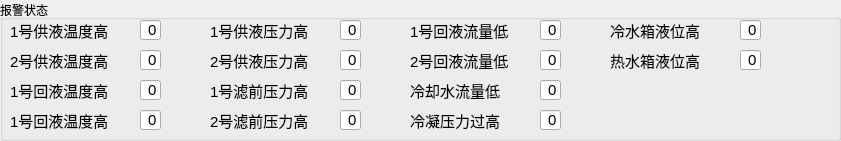
   <widget class="QGroupBox" name="GB_Altert">
    <property name="geometry">
     <rect>
      <x>200</x>
      <y>240</y>
      <width>841</width>
      <height>141</height>
     </rect>
    </property>
    <property name="title">
     <string>报警状态</string>
    </property>
    <widget class="QLineEdit" name="LE_Altert1">
     <property name="geometry">
      <rect>
       <x>140</x>
       <y>20</y>
       <width>21</width>
       <height>20</height>
      </rect>
     </property>
     <property name="font">
      <font>
       <pointsize>11</pointsize>
      </font>
     </property>
     <property name="text">
      <string>0</string>
     </property>
     <property name="alignment">
      <set>Qt::AlignRight|Qt::AlignTrailing|Qt::AlignVCenter</set>
     </property>
    </widget>
    <widget class="QLabel" name="Lab_Altert1">
     <property name="geometry">
      <rect>
       <x>10</x>
       <y>20</y>
       <width>121</width>
       <height>21</height>
      </rect>
     </property>
     <property name="font">
      <font>
       <pointsize>11</pointsize>
      </font>
     </property>
     <property name="text">
      <string>1号供液温度高</string>
     </property>
    </widget>
    <widget class="QLabel" name="Lab_Altert2">
     <property name="geometry">
      <rect>
       <x>10</x>
       <y>50</y>
       <width>121</width>
       <height>21</height>
      </rect>
     </property>
     <property name="font">
      <font>
       <pointsize>11</pointsize>
      </font>
     </property>
     <property name="text">
      <string>2号供液温度高</string>
     </property>
    </widget>
    <widget class="QLineEdit" name="LE_Altert2">
     <property name="geometry">
      <rect>
       <x>140</x>
       <y>50</y>
       <width>21</width>
       <height>20</height>
      </rect>
     </property>
     <property name="font">
      <font>
       <pointsize>11</pointsize>
      </font>
     </property>
     <property name="text">
      <string>0</string>
     </property>
     <property name="alignment">
      <set>Qt::AlignRight|Qt::AlignTrailing|Qt::AlignVCenter</set>
     </property>
    </widget>
    <widget class="QLabel" name="Lab_Altert3">
     <property name="geometry">
      <rect>
       <x>10</x>
       <y>80</y>
       <width>121</width>
       <height>21</height>
      </rect>
     </property>
     <property name="font">
      <font>
       <pointsize>11</pointsize>
      </font>
     </property>
     <property name="text">
      <string>1号回液温度高</string>
     </property>
    </widget>
    <widget class="QLineEdit" name="LE_Altert3">
     <property name="geometry">
      <rect>
       <x>140</x>
       <y>80</y>
       <width>21</width>
       <height>20</height>
      </rect>
     </property>
     <property name="font">
      <font>
       <pointsize>11</pointsize>
      </font>
     </property>
     <property name="text">
      <string>0</string>
     </property>
     <property name="alignment">
      <set>Qt::AlignRight|Qt::AlignTrailing|Qt::AlignVCenter</set>
     </property>
    </widget>
    <widget class="QLabel" name="Lab_Altert4">
     <property name="geometry">
      <rect>
       <x>10</x>
       <y>110</y>
       <width>121</width>
       <height>21</height>
      </rect>
     </property>
     <property name="font">
      <font>
       <pointsize>11</pointsize>
      </font>
     </property>
     <property name="text">
      <string>1号回液温度高</string>
     </property>
    </widget>
    <widget class="QLineEdit" name="LE_Altert4">
     <property name="geometry">
      <rect>
       <x>140</x>
       <y>110</y>
       <width>21</width>
       <height>20</height>
      </rect>
     </property>
     <property name="font">
      <font>
       <pointsize>11</pointsize>
      </font>
     </property>
     <property name="text">
      <string>0</string>
     </property>
     <property name="alignment">
      <set>Qt::AlignRight|Qt::AlignTrailing|Qt::AlignVCenter</set>
     </property>
    </widget>
    <widget class="QLabel" name="Lab_Altert5">
     <property name="geometry">
      <rect>
       <x>210</x>
       <y>20</y>
       <width>121</width>
       <height>21</height>
      </rect>
     </property>
     <property name="font">
      <font>
       <pointsize>11</pointsize>
      </font>
     </property>
     <property name="text">
      <string>1号供液压力高</string>
     </property>
    </widget>
    <widget class="QLineEdit" name="LE_Altert5">
     <property name="geometry">
      <rect>
       <x>340</x>
       <y>20</y>
       <width>21</width>
       <height>20</height>
      </rect>
     </property>
     <property name="font">
      <font>
       <pointsize>11</pointsize>
      </font>
     </property>
     <property name="text">
      <string>0</string>
     </property>
     <property name="alignment">
      <set>Qt::AlignRight|Qt::AlignTrailing|Qt::AlignVCenter</set>
     </property>
    </widget>
    <widget class="QLabel" name="Lab_Altert6">
     <property name="geometry">
      <rect>
       <x>210</x>
       <y>50</y>
       <width>121</width>
       <height>21</height>
      </rect>
     </property>
     <property name="font">
      <font>
       <pointsize>11</pointsize>
      </font>
     </property>
     <property name="text">
      <string>2号供液压力高</string>
     </property>
    </widget>
    <widget class="QLineEdit" name="LE_Altert6">
     <property name="geometry">
      <rect>
       <x>340</x>
       <y>50</y>
       <width>21</width>
       <height>20</height>
      </rect>
     </property>
     <property name="font">
      <font>
       <pointsize>11</pointsize>
      </font>
     </property>
     <property name="text">
      <string>0</string>
     </property>
     <property name="alignment">
      <set>Qt::AlignRight|Qt::AlignTrailing|Qt::AlignVCenter</set>
     </property>
    </widget>
    <widget class="QLineEdit" name="LE_Altert8">
     <property name="geometry">
      <rect>
       <x>340</x>
       <y>110</y>
       <width>21</width>
       <height>20</height>
      </rect>
     </property>
     <property name="font">
      <font>
       <pointsize>11</pointsize>
      </font>
     </property>
     <property name="text">
      <string>0</string>
     </property>
     <property name="alignment">
      <set>Qt::AlignRight|Qt::AlignTrailing|Qt::AlignVCenter</set>
     </property>
    </widget>
    <widget class="QLabel" name="Lab_Altert8">
     <property name="geometry">
      <rect>
       <x>210</x>
       <y>110</y>
       <width>121</width>
       <height>21</height>
      </rect>
     </property>
     <property name="font">
      <font>
       <pointsize>11</pointsize>
      </font>
     </property>
     <property name="text">
      <string>2号滤前压力高</string>
     </property>
    </widget>
    <widget class="QLabel" name="Lab_Altert7">
     <property name="geometry">
      <rect>
       <x>210</x>
       <y>80</y>
       <width>121</width>
       <height>21</height>
      </rect>
     </property>
     <property name="font">
      <font>
       <pointsize>11</pointsize>
      </font>
     </property>
     <property name="text">
      <string>1号滤前压力高</string>
     </property>
    </widget>
    <widget class="QLineEdit" name="LE_Altert7">
     <property name="geometry">
      <rect>
       <x>340</x>
       <y>80</y>
       <width>21</width>
       <height>20</height>
      </rect>
     </property>
     <property name="font">
      <font>
       <pointsize>11</pointsize>
      </font>
     </property>
     <property name="text">
      <string>0</string>
     </property>
     <property name="alignment">
      <set>Qt::AlignRight|Qt::AlignTrailing|Qt::AlignVCenter</set>
     </property>
    </widget>
    <widget class="QLineEdit" name="LE_Altert10">
     <property name="geometry">
      <rect>
       <x>540</x>
       <y>50</y>
       <width>21</width>
       <height>20</height>
      </rect>
     </property>
     <property name="font">
      <font>
       <pointsize>11</pointsize>
      </font>
     </property>
     <property name="text">
      <string>0</string>
     </property>
     <property name="alignment">
      <set>Qt::AlignRight|Qt::AlignTrailing|Qt::AlignVCenter</set>
     </property>
    </widget>
    <widget class="QLabel" name="Lab_Altert10">
     <property name="geometry">
      <rect>
       <x>410</x>
       <y>50</y>
       <width>121</width>
       <height>21</height>
      </rect>
     </property>
     <property name="font">
      <font>
       <pointsize>11</pointsize>
      </font>
     </property>
     <property name="text">
      <string>2号回液流量低</string>
     </property>
    </widget>
    <widget class="QLabel" name="Lab_Altert11">
     <property name="geometry">
      <rect>
       <x>410</x>
       <y>80</y>
       <width>121</width>
       <height>21</height>
      </rect>
     </property>
     <property name="font">
      <font>
       <pointsize>11</pointsize>
      </font>
     </property>
     <property name="text">
      <string>冷却水流量低</string>
     </property>
    </widget>
    <widget class="QLabel" name="Lab_Altert9">
     <property name="geometry">
      <rect>
       <x>410</x>
       <y>20</y>
       <width>121</width>
       <height>21</height>
      </rect>
     </property>
     <property name="font">
      <font>
       <pointsize>11</pointsize>
      </font>
     </property>
     <property name="text">
      <string>1号回液流量低</string>
     </property>
    </widget>
    <widget class="QLineEdit" name="LE_Altert9">
     <property name="geometry">
      <rect>
       <x>540</x>
       <y>20</y>
       <width>21</width>
       <height>20</height>
      </rect>
     </property>
     <property name="font">
      <font>
       <pointsize>11</pointsize>
      </font>
     </property>
     <property name="text">
      <string>0</string>
     </property>
     <property name="alignment">
      <set>Qt::AlignRight|Qt::AlignTrailing|Qt::AlignVCenter</set>
     </property>
    </widget>
    <widget class="QLineEdit" name="LE_Altert12">
     <property name="geometry">
      <rect>
       <x>540</x>
       <y>110</y>
       <width>21</width>
       <height>20</height>
      </rect>
     </property>
     <property name="font">
      <font>
       <pointsize>11</pointsize>
      </font>
     </property>
     <property name="text">
      <string>0</string>
     </property>
     <property name="alignment">
      <set>Qt::AlignRight|Qt::AlignTrailing|Qt::AlignVCenter</set>
     </property>
    </widget>
    <widget class="QLabel" name="Lab_Altert12">
     <property name="geometry">
      <rect>
       <x>410</x>
       <y>110</y>
       <width>121</width>
       <height>21</height>
      </rect>
     </property>
     <property name="font">
      <font>
       <pointsize>11</pointsize>
      </font>
     </property>
     <property name="text">
      <string>冷凝压力过高</string>
     </property>
    </widget>
    <widget class="QLineEdit" name="LE_Altert11">
     <property name="geometry">
      <rect>
       <x>540</x>
       <y>80</y>
       <width>21</width>
       <height>20</height>
      </rect>
     </property>
     <property name="font">
      <font>
       <pointsize>11</pointsize>
      </font>
     </property>
     <property name="text">
      <string>0</string>
     </property>
     <property name="alignment">
      <set>Qt::AlignRight|Qt::AlignTrailing|Qt::AlignVCenter</set>
     </property>
    </widget>
    <widget class="QLabel" name="Lab_Altert13">
     <property name="geometry">
      <rect>
       <x>610</x>
       <y>20</y>
       <width>121</width>
       <height>21</height>
      </rect>
     </property>
     <property name="font">
      <font>
       <pointsize>11</pointsize>
      </font>
     </property>
     <property name="text">
      <string>冷水箱液位高</string>
     </property>
    </widget>
    <widget class="QLabel" name="Lab_Altert14">
     <property name="geometry">
      <rect>
       <x>610</x>
       <y>50</y>
       <width>121</width>
       <height>21</height>
      </rect>
     </property>
     <property name="font">
      <font>
       <pointsize>11</pointsize>
      </font>
     </property>
     <property name="text">
      <string>热水箱液位高</string>
     </property>
    </widget>
    <widget class="QLineEdit" name="LE_Altert14">
     <property name="geometry">
      <rect>
       <x>740</x>
       <y>50</y>
       <width>21</width>
       <height>20</height>
      </rect>
     </property>
     <property name="font">
      <font>
       <pointsize>11</pointsize>
      </font>
     </property>
     <property name="text">
      <string>0</string>
     </property>
     <property name="alignment">
      <set>Qt::AlignRight|Qt::AlignTrailing|Qt::AlignVCenter</set>
     </property>
    </widget>
    <widget class="QLineEdit" name="LE_Altert13">
     <property name="geometry">
      <rect>
       <x>740</x>
       <y>20</y>
       <width>21</width>
       <height>20</height>
      </rect>
     </property>
     <property name="font">
      <font>
       <pointsize>11</pointsize>
      </font>
     </property>
     <property name="text">
      <string>0</string>
     </property>
     <property name="alignment">
      <set>Qt::AlignRight|Qt::AlignTrailing|Qt::AlignVCenter</set>
     </property>
    </widget>
   </widget>
